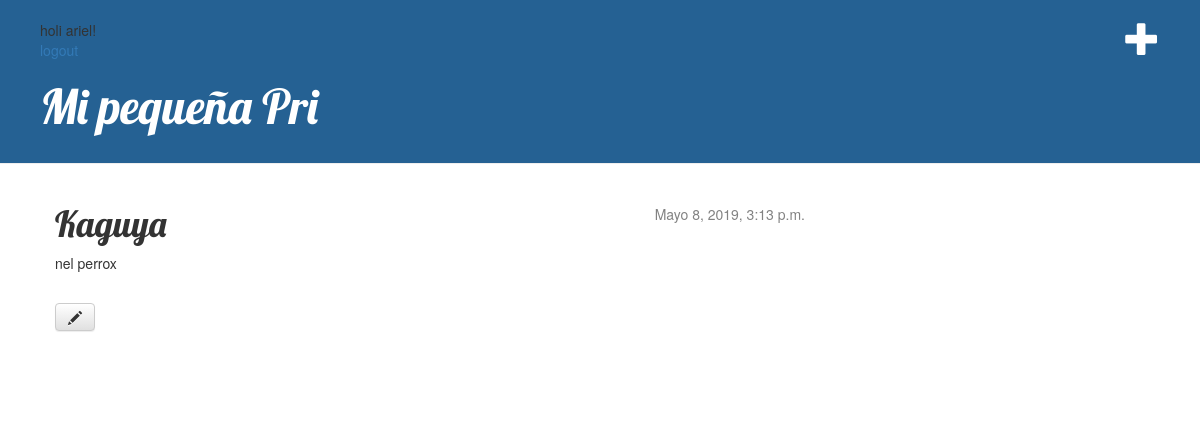
The page /post/1/ (signed in) on the database as committed earlier.
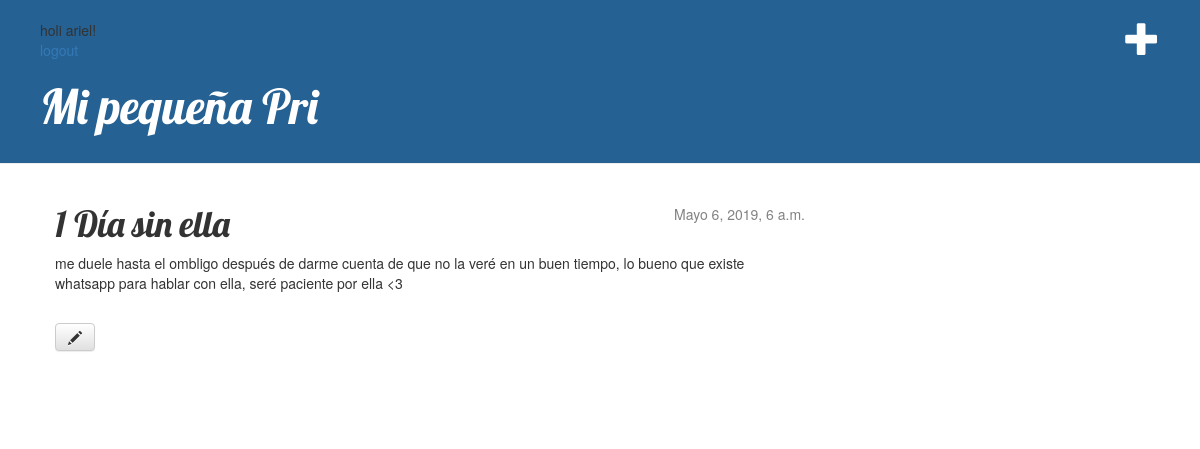
The same page on the database as committed later.
### blog/models.py (models this page shows, shortened)
class Post(models.Model):
    author = models.ForeignKey('auth.User', on_delete=models.CASCADE)
    title = models.CharField(max_length=200)
    text = models.TextField()
    created_date = models.DateTimeField(
            default=timezone.now)
    published_date = models.DateTimeField(
            blank=True, null=True)

### blog/views.py (the view)
# urls.py: path('post/<int:pk>/', views.post_detail, name='post_detail'),
@login_required
def post_detail(request, pk):
    post = get_object_or_404(Post, pk=pk)
    return render(request, 'blog/post_detail.html', {'post': post})

### blog/templates/blog/post_detail.html
{% extends 'blog/base.html' %}
{% block content %}
    <div class="post">
        {% if post.published_date %}
            <div class="date">
                {{ post.published_date }}
            </div>
        {% endif %}
        <h1>{{ post.title }}</h1>
        <p>{{ post.text|linebreaksbr }}</p>
<br>
        {% if user.is_authenticated %}
            <a class="btn btn-default" href="{% url 'post_edit' pk=post.pk %}"><span class="glyphicon glyphicon-pencil"></span></a>
        {% endif %}
    </div>
{% endblock %}

Rows that differ between the two databases and show on the page:
changed Post: published_date "Mayo 8, 2019, 3:13 p.m." → "Mayo 6, 2019, 6 a.m."; title "Kaguya" → "1 Día sin ella"; text "nel perrox" → "me duele hasta el ombligo después de darme cuenta de que no la veré en un buen tiempo, lo bueno que existe whatsapp para hablar con ella, seré paciente por ella <3"
